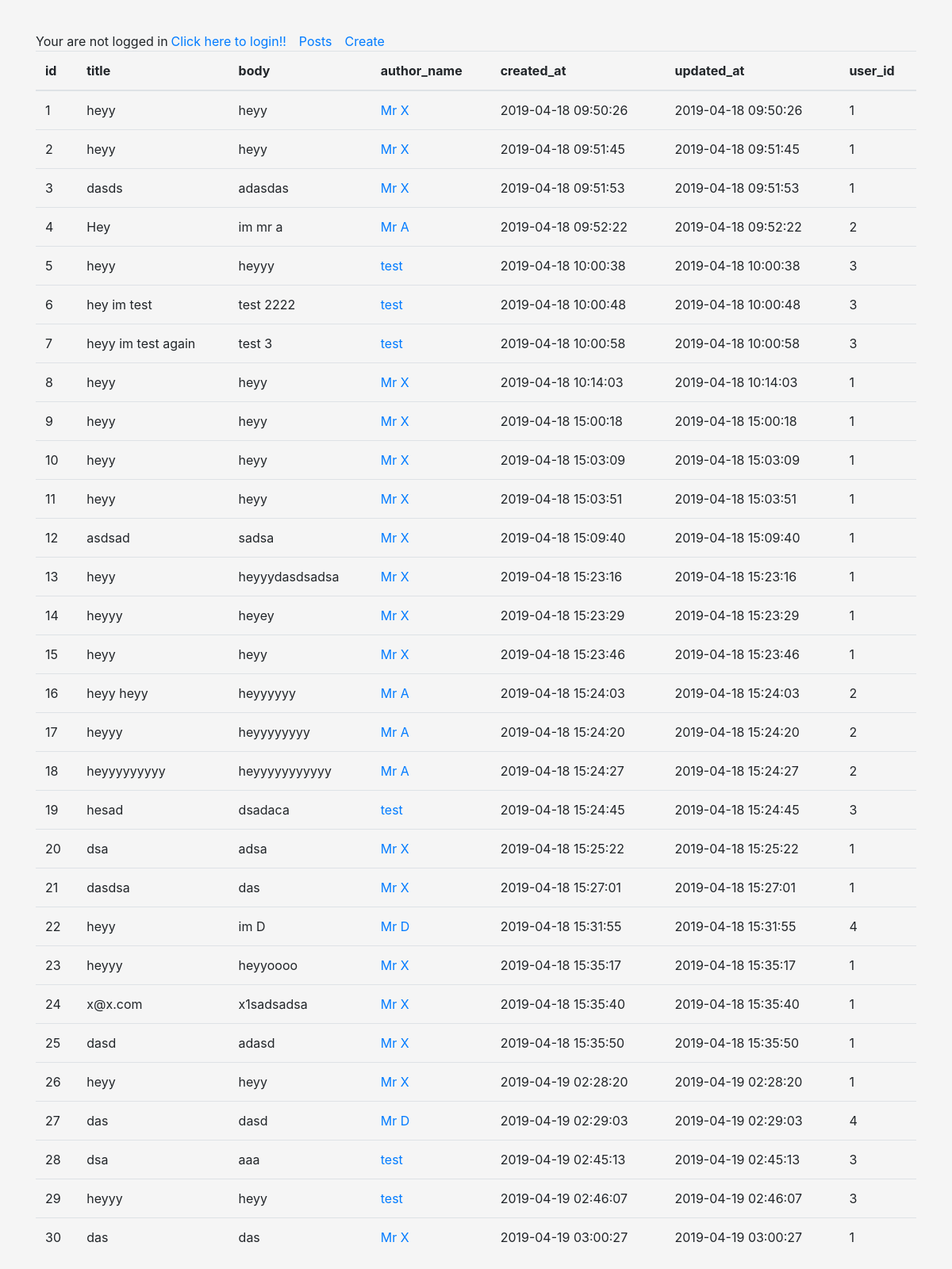
The page /posts on the database its author committed.
### blog.py (models this page shows)
class Posts(db.Model):
    id = db.Column(db.Integer, primary_key=True)
    title = db.Column(db.String(80))
    body = db.Column(db.String(500))
    author_name = db.Column(db.String(80))
    created_at = db.Column(db.DateTime(timezone=True),
                           server_default=db.func.current_timestamp())
    updated_at = db.Column(
        db.DateTime(timezone=True), server_default=db.func.current_timestamp(), server_onupdate=db.func.current_timestamp())
    user_id = db.Column(db.Integer, db.ForeignKey('user.id'))

### blog.py (the view)
@app.route('/posts')
def posts():
    return render_template('posts.html', title='Show posts', posts=Posts.query.all())

### templates/posts.html
{% extends "layout.html" %} {% block content %} {% if not posts %}
<h1>No post yet</h1>
{% else %}
<div>
  <table class="table">
    <thead>
      <tr>
        <th>id</th>
        <th>title</th>
        <th>body</th>
        <th>author_name</th>
        <th>created_at</th>
        <th>updated_at</th>
        <th>user_id</th>
      </tr>
    </thead>
    <tbody>
      {% for post in posts %}
      <tr>
        <td>{{ post.id }}</td>
        <td>{{ post.title }}</td>
        <td>{{ post.body }}</td>
        <td>
          <a href="{{ url_for('user_posts', username=post.author_name) }}">{{
            post.author_name
          }}</a>
        </td>
        <td>{{ post.created_at }}</td>
        <td>{{ post.updated_at }}</td>
        <td>{{ post.user_id }}</td>
      </tr>
      {% endfor %}
    </tbody>
  </table>
</div>
{% endif %} {% endblock %}

### templates/layout.html (shortened to what this page needs)
<!DOCTYPE html>
<html>
  <head>
    <link
      rel="stylesheet"
      href="https://stackpath.bootstrapcdn.com/bootstrap/4.3.1/css/bootstrap.min.css"
    />
    <link
      rel="stylesheet"
      href="{{ url_for('static', filename='style.css') }}"
    />
  </head>
  <body>
    <div class="container">
      <div class="d-flex justify-content-start">
        {% if current_user.is_active %}<span class="mr-1"
          >You are {{ current_user.username }}
        </span>
        <a class="mr-3" href="{{ url_for('logout') }}"><u>Logout!</u></a>
        {% else %}
        <span class="mr-1">Your are not logged in</span>
        <a class="mr-3" href="{{ url_for('login') }}">Click here to login!!</a>
        {% endif %}
        <a class="mr-3" href="{{ url_for('posts') }}">Posts</a>
        <a class="mr-3" href="{{ url_for('create') }}">Create</a>
      </div>
      <div>{% block content %}{% endblock %}</div>
    </div>
  </body>
</html>

### static/style.css (style rules this page uses)
html, body { height: 100%; }
body { flex-direction: column; display: flex; align-items: center; padding-top: 40px; padding-bottom: 40px; background-color: #f5f5f5; }

### rows shown on the page
Posts: id "1", title "heyy", body "heyy", author_name "Mr X", created_at "2019-04-18 09:50:26", updated_at "2019-04-18 09:50:26", user_id "1"
Posts: id "2", title "heyy", body "heyy", author_name "Mr X", created_at "2019-04-18 09:51:45", updated_at "2019-04-18 09:51:45", user_id "1"
Posts: id "3", title "dasds", body "adasdas", author_name "Mr X", created_at "2019-04-18 09:51:53", updated_at "2019-04-18 09:51:53", user_id "1"
Posts: id "4", title "Hey", body "im mr a", author_name "Mr A", created_at "2019-04-18 09:52:22", updated_at "2019-04-18 09:52:22", user_id "2"
Posts: id "5", title "heyy", body "heyyy", author_name "test", created_at "2019-04-18 10:00:38", updated_at "2019-04-18 10:00:38", user_id "3"
Posts: id "6", title "hey im test", body "test 2222", author_name "test", created_at "2019-04-18 10:00:48", updated_at "2019-04-18 10:00:48", user_id "3"
Posts: id "7", title "heyy im test again", body "test 3", author_name "test", created_at "2019-04-18 10:00:58", updated_at "2019-04-18 10:00:58", user_id "3"
Posts: id "8", title "heyy", body "heyy", author_name "Mr X", created_at "2019-04-18 10:14:03", updated_at "2019-04-18 10:14:03", user_id "1"
Posts: id "9", title "heyy", body "heyy", author_name "Mr X", created_at "2019-04-18 15:00:18", updated_at "2019-04-18 15:00:18", user_id "1"
Posts: id "10", title "heyy", body "heyy", author_name "Mr X", created_at "2019-04-18 15:03:09", updated_at "2019-04-18 15:03:09", user_id "1"
Posts: id "11", title "heyy", body "heyy", author_name "Mr X", created_at "2019-04-18 15:03:51", updated_at "2019-04-18 15:03:51", user_id "1"
Posts: id "12", title "asdsad", body "sadsa", author_name "Mr X", created_at "2019-04-18 15:09:40", updated_at "2019-04-18 15:09:40", user_id "1"
Posts: id "13", title "heyy", body "heyyydasdsadsa", author_name "Mr X", created_at "2019-04-18 15:23:16", updated_at "2019-04-18 15:23:16", user_id "1"
Posts: id "14", title "heyyy", body "heyey", author_name "Mr X", created_at "2019-04-18 15:23:29", updated_at "2019-04-18 15:23:29", user_id "1"
Posts: id "15", title "heyy", body "heyy", author_name "Mr X", created_at "2019-04-18 15:23:46", updated_at "2019-04-18 15:23:46", user_id "1"
Posts: id "16", title "heyy heyy", body "heyyyyyy", author_name "Mr A", created_at "2019-04-18 15:24:03", updated_at "2019-04-18 15:24:03", user_id "2"
Posts: id "17", title "heyyy", body "heyyyyyyyy", author_name "Mr A", created_at "2019-04-18 15:24:20", updated_at "2019-04-18 15:24:20", user_id "2"
Posts: id "18", title "heyyyyyyyyy", body "heyyyyyyyyyyy", author_name "Mr A", created_at "2019-04-18 15:24:27", updated_at "2019-04-18 15:24:27", user_id "2"
Posts: id "19", title "hesad", body "dsadaca", author_name "test", created_at "2019-04-18 15:24:45", updated_at "2019-04-18 15:24:45", user_id "3"
Posts: id "20", title "dsa", body "adsa", author_name "Mr X", created_at "2019-04-18 15:25:22", updated_at "2019-04-18 15:25:22", user_id "1"
Posts: id "21", title "dasdsa", body "das", author_name "Mr X", created_at "2019-04-18 15:27:01", updated_at "2019-04-18 15:27:01", user_id "1"
Posts: id "22", title "heyy", body "im D", author_name "Mr D", created_at "2019-04-18 15:31:55", updated_at "2019-04-18 15:31:55", user_id "4"
Posts: id "23", title "heyyy", body "heyyoooo", author_name "Mr X", created_at "2019-04-18 15:35:17", updated_at "2019-04-18 15:35:17", user_id "1"
Posts: id "24", title "x@x.com", body "x1sadsadsa", author_name "Mr X", created_at "2019-04-18 15:35:40", updated_at "2019-04-18 15:35:40", user_id "1"
Posts: id "25", title "dasd", body "adasd", author_name "Mr X", created_at "2019-04-18 15:35:50", updated_at "2019-04-18 15:35:50", user_id "1"
Posts: id "26", title "heyy", body "heyy", author_name "Mr X", created_at "2019-04-19 02:28:20", updated_at "2019-04-19 02:28:20", user_id "1"
Posts: id "27", title "das", body "dasd", author_name "Mr D", created_at "2019-04-19 02:29:03", updated_at "2019-04-19 02:29:03", user_id "4"
Posts: id "28", title "dsa", body "aaa", author_name "test", created_at "2019-04-19 02:45:13", updated_at "2019-04-19 02:45:13", user_id "3"
Posts: id "29", title "heyyy", body "heyy", author_name "test", created_at "2019-04-19 02:46:07", updated_at "2019-04-19 02:46:07", user_id "3"
Posts: id "30", title "das", body "das", author_name "Mr X", created_at "2019-04-19 03:00:27", updated_at "2019-04-19 03:00:27", user_id "1"
